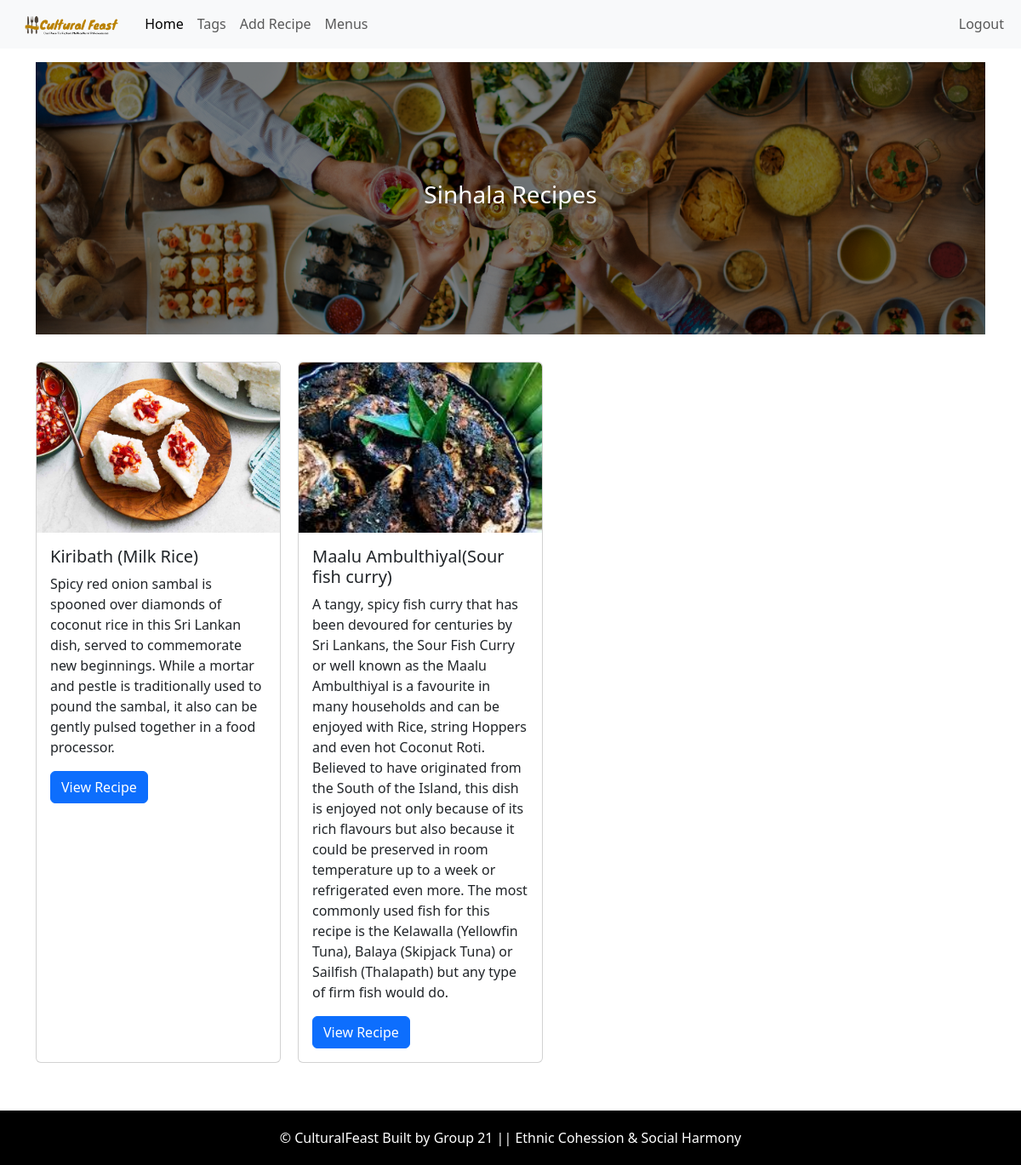
/view_category.php?category=sinhala, run on the app's committed database.
### tables this page shows
CREATE TABLE `recipes` (
  `id` int(11) NOT NULL,
  `user_id` int(11) DEFAULT NULL,
  `category_id` int(11) DEFAULT NULL,
  `image` varchar(255) DEFAULT NULL,
  `name` varchar(100) NOT NULL,
  `preparation_time` int(11) DEFAULT NULL,
  `description` text DEFAULT NULL,
  `category` varchar(255) DEFAULT NULL
);

### view_category.php (the view, shortened to what this page needs)
<!DOCTYPE html>
<html lang="en">
<head>
    <link rel="stylesheet" href="stylesnew.css">
    <link rel="stylesheet" href="search.css">
    <link rel="stylesheet" href="view.css">
    <link href="https://cdn.jsdelivr.net/npm/bootstrap@5.3.2/dist/css/bootstrap.min.css" rel="stylesheet">
</head>
<body>
<nav class="navbar navbar-expand-lg navbar-light bg-light">
    <div class="container-fluid">
        <a href="home.php" class="navbar-brand">
            <img src="assets/Cultural_Feast_2.png" height="28" alt="CoolBrand">
        </a>
        <div class="collapse navbar-collapse" id="navbarCollapse">
            <div class="navbar-nav">
                <a href="home.php" class="nav-item nav-link active">Home</a>
                <a href="tags.php" class="nav-item nav-link">Tags</a>
                <a href="add_recipe.php" class="nav-item nav-link">Add Recipe</a>
                <a href="menus.php" class="nav-item nav-link">Menus</a>
            </div>
            <div class="navbar-nav ms-auto">
                <a href="logout.php" class="nav-item nav-link">Logout</a>
            </div>
        </div>
    </div>
</nav>
<?php
$conn = mysqli_connect("localhost", "root", "", "recipe_website");
if ($_SERVER["REQUEST_METHOD"] == "GET") {
    $category = mysqli_real_escape_string($conn, $_GET["category"]);
    $sql = "SELECT * FROM recipes WHERE category = '$category'";
    $result = mysqli_query($conn, $sql);
    echo '<div class="container mt-3">';
echo '<header class="hero">';
echo '<div class="hero-container" style="background-color: rgba(0, 0, 0, 0.5);">';
echo '<div class="hero-text">';
echo '<h3>' . ucfirst($category) . ' Recipes</h3>';
echo '</div>';
echo '</div>';
echo '</header>';
    if (mysqli_num_rows($result) > 0) {
        echo '<div class="card-container">';
        while ($row = mysqli_fetch_assoc($result)) {
            echo '<div class="card">';
            echo '<img src="' . $row['image'] . '" class="card-img-top" alt="' . $row['name'] . '">';
            echo '<div class="card-body">';
            echo '<h5 class="card-title">' . $row['name'] . '</h5>';
            echo '<p class="card-text">' . $row['description'] . '</p>';
            echo '<a href="recipe_details.php?id=' . $row['id'] . '" class="btn btn-primary">View Recipe</a>';
            echo '</div>';
            echo '</div>';
        }
        echo '</div>';
    } else {
        echo '<p>No recipes found for ' . ucfirst($category) . '</p>';
    }
    echo '</div>';
}
?>
<br>
    <footer class="page-footer">
      <p>
        &copy; <span id="date"></span>
        <span class="footer-logo">CulturalFeast</span> Built by Group 21 || Ethnic Cohession & Social Harmony
      </p>
    </footer>
</body>
</html>

### stylesnew.css (style rules this page uses)
body, h1, h2, p, form, label, input, textarea { margin: 0; padding: 0; }
body { font-family: Arial, sans-serif; line-height: 1.6; }
.hero { height: 40vh; position: relative; margin-bottom: 2rem; background: url('./assets/main.jpeg') center/cover no-repeat; border-radius: var(--borderRadius); }
.hero-container { position: absolute; top: 0; left: 0; width: 100%; height: 100%; display: flex; align-items: center; justify-content: center; background: rgba(0, 0, 0, 0.4); border-radius: var(--borderRadius); }
.hero-text { color: white; text-align: center; }
.page-footer { text-align: center; height: 4rem; display: flex; align-items: center; justify-content: center; background: black; color: white; margin-top: 2rem; }
.page-footer p { margin-bottom: 0; }
.page-footer .footer-logo, .page-footer a { color: var(--primary-500); }

### search.css (style rules this page uses)
.card-container { display: flex; flex-wrap: wrap; gap: 20px; }
.card { width: 18rem; border: 1px solid #ddd; border-radius: 8px; overflow: hidden; transition: transform 0.3s ease-in-out; }
.card-img-top { height: 200px; object-fit: cover; }
.card-body { padding: 20px; }

### view.css (style rules this page uses)
body, h1, h2, p, form, label, input, textarea { margin: 0; padding: 0; }
body { font-family: Arial, sans-serif; line-height: 1.6; }
.hero { height: 40vh; position: relative; margin-bottom: 2rem; background: url('./assets/World-Cuisine-How-to-Easily-Find-Recipes-from-Other-Cultures.jpg') center/cover no-repeat; border-radius: var(--borderRadius); }
.hero-container { position: absolute; top: 0; left: 0; width: 100%; height: 100%; display: flex; align-items: center; justify-content: center; background: rgba(0, 0, 0, 0.4); border-radius: var(--borderRadius); }
.hero-text { color: white; text-align: center; }
.page-footer { text-align: center; height: 4rem; display: flex; align-items: center; justify-content: center; background: black; color: white; }
.page-footer p { margin-bottom: 0; }
.page-footer .footer-logo, .page-footer a { color: var(--primary-500); }

### data on the page
recipes: image (picture), name "Kiribath (Milk Rice)", description "Spicy red onion sambal is spooned over diamonds of coconut rice in this Sri Lankan dish, served to commemorate new beginnings. While a mortar and pestle is traditionally used to pound the sambal, it also can be gently pulsed together in a food processor."
recipes: image (picture), name "Maalu Ambulthiyal(Sour fish curry)", description "A tangy, spicy fish curry that has been devoured for centuries by Sri Lankans, the Sour Fish Curry or well known as the Maalu Ambulthiyal is a favourite in many households and can be enjoyed with Rice, string Hoppers and even hot Coconut Roti. Believed to have originated from the South of the Island, this dish is enjoyed not only because of its rich flavours but also because it could be preserved in room temperature up to a week or refrigerated even more. The most commonly used fish for this recipe is the Kelawalla (Yellowfin Tuna), Balaya (Skipjack Tuna) or Sailfish (Thalapath) but any type of firm fish would do."

### other printed values
$category "Sinhala"
